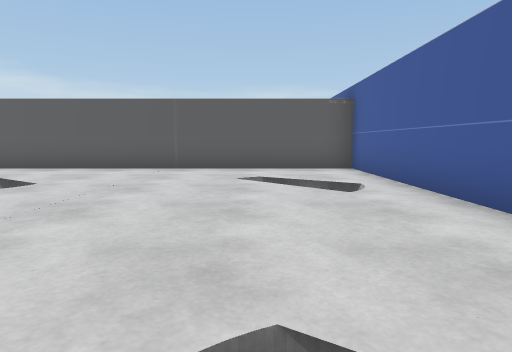
View 1 (above)

24 first-person views from a walk through a Unity game level. The camera is 0.72 m above the floor, tilts 6° down and sees 75° across. The floor is counted in squares, 1 m on a side. Each view is taken from the middle of a square. On the plan, view 1 faces up. The plan holds only what a view shows up to about 10 squares ahead; the rest is blank. The place goes on beyond the plan. The player character is not drawn. Some surface patterns are stand-ins.

View 2
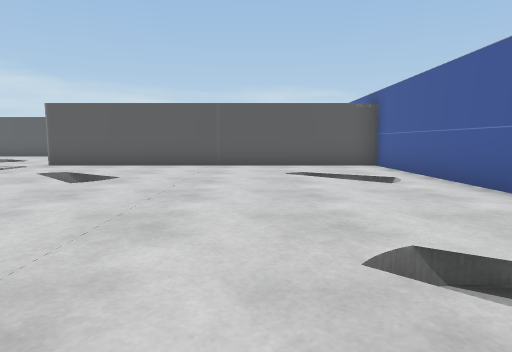

View 3
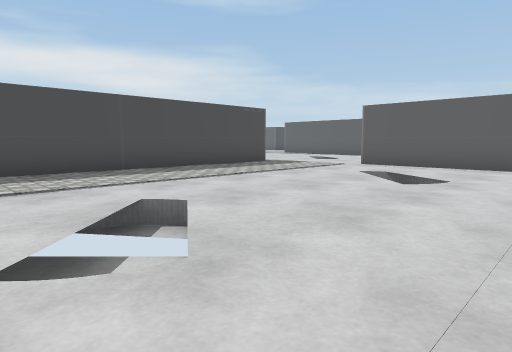

View 4
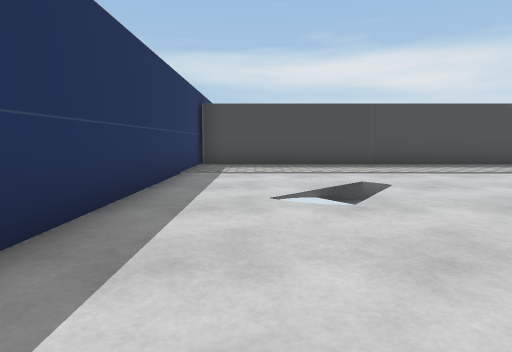

View 5
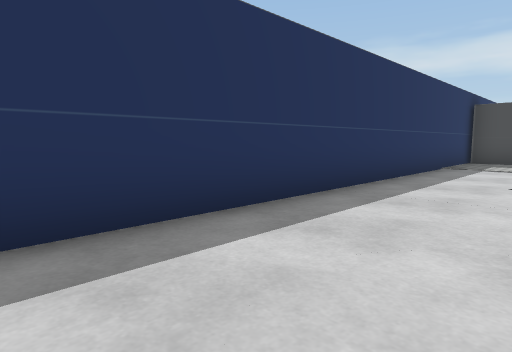

View 6
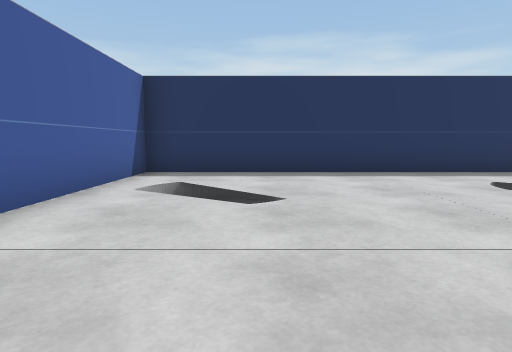

View 7
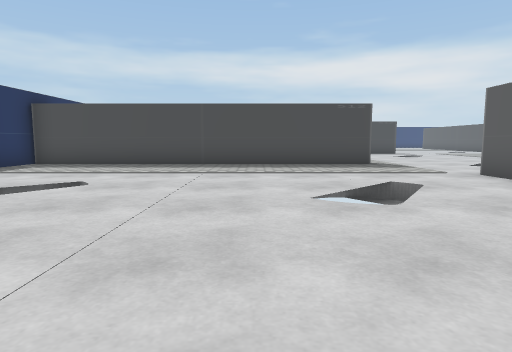

View 8
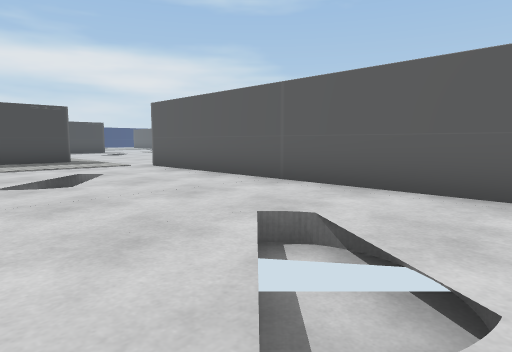

View 9
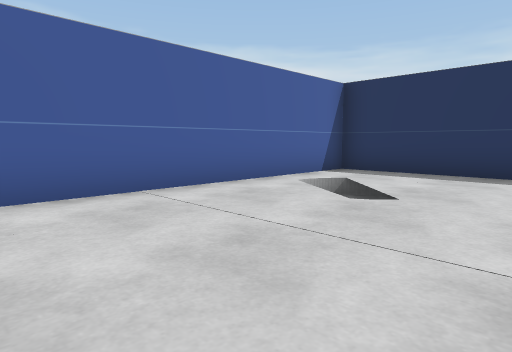

View 10
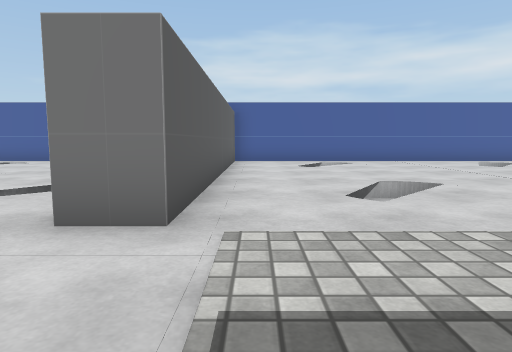

View 11
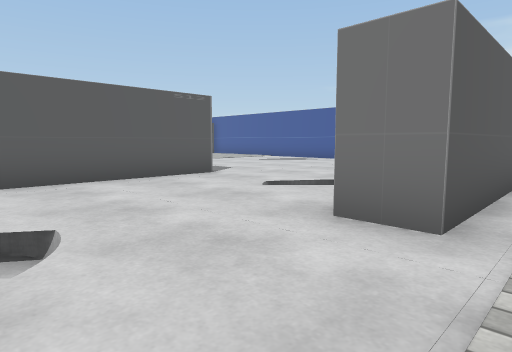

View 12
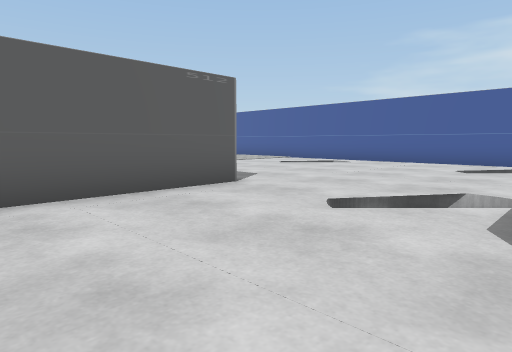

View 13
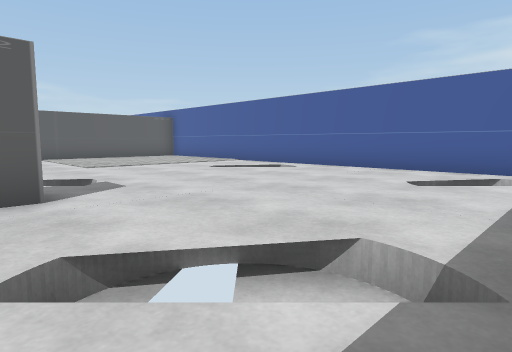

View 14
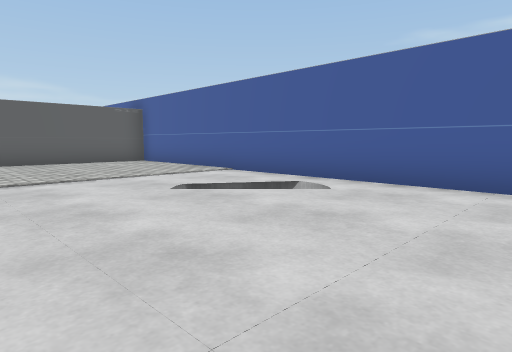

View 15
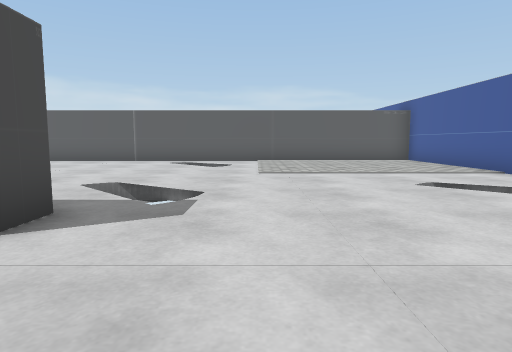

View 16
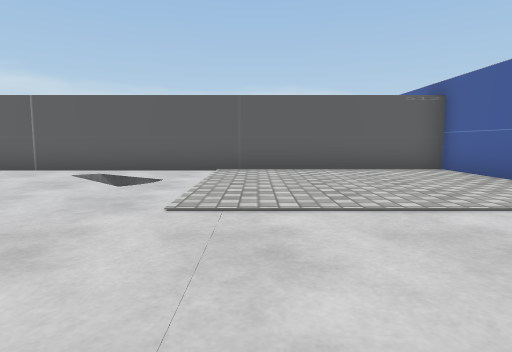

View 17
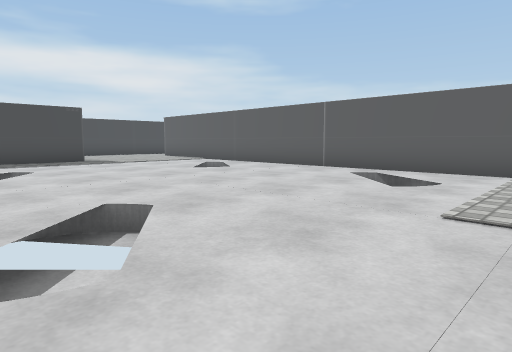

View 18
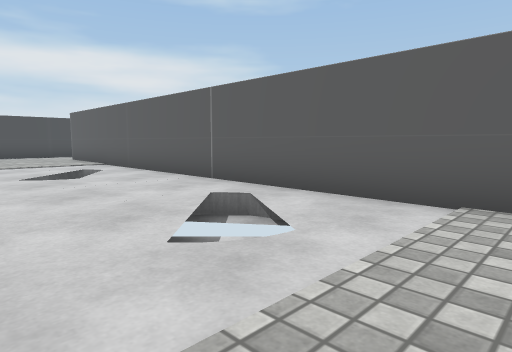

View 19
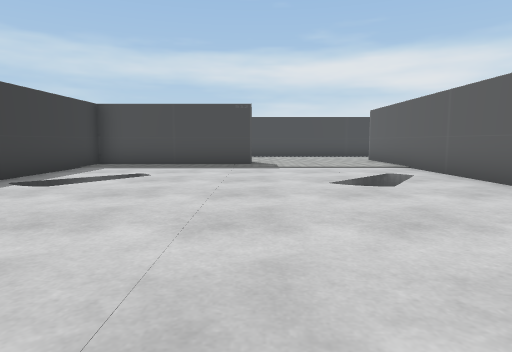

View 20
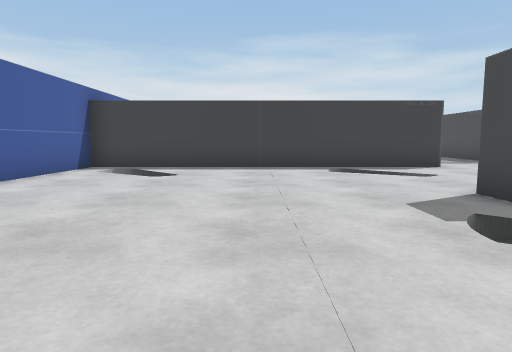

View 21
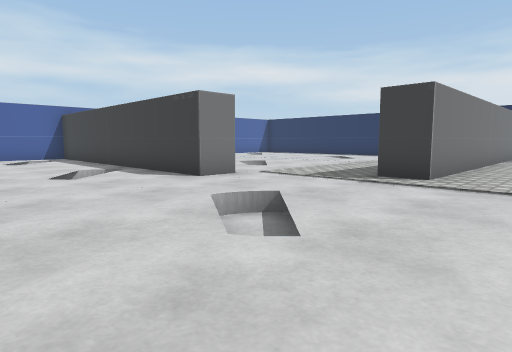

View 22
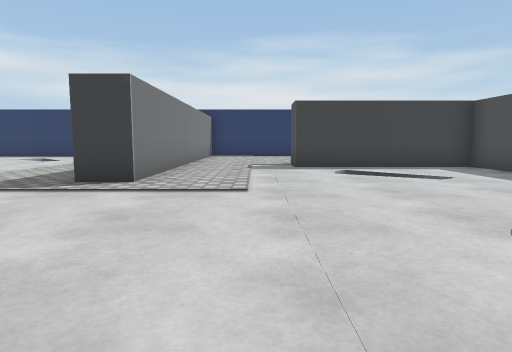

View 23
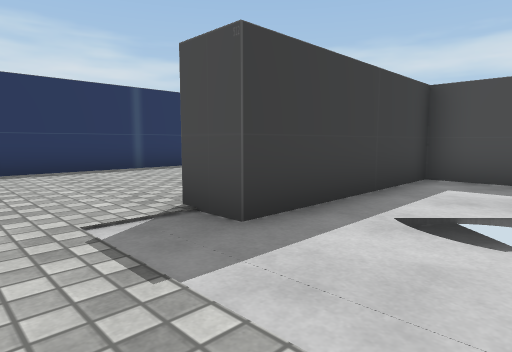

View 24
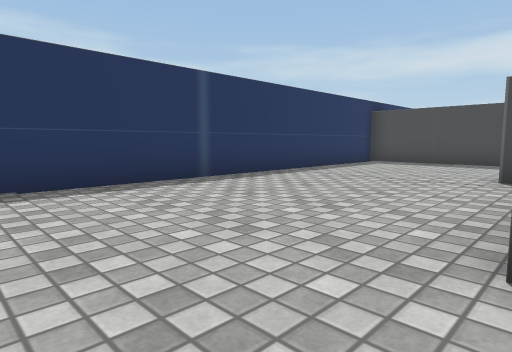

### Floor plan
Key: @ floor where view 1 was taken; # wall or solid block; . main floor; : floor 0.05 m higher than the main floor; = window, fence, low wall or low ledge; v drop or lower ground.
Columns run from 24 left of view 1 to 3 right of it. Each row starts with its distance up from view 1.
 24           ##################
 23           ::.v.....v..:::::#
 22           ::..v....vv.:::::#
 21           ::..........:::::#
 20           ::..........:::::#
 19           #:...............#
 18           #:...............#
 17           #:. v....v.... v.#
 16           #:..v.  ..v....v.#
 15           #########........#
 14            :...............#
 13            ................#
 12           ...v..... ....v..#
 11          v....v....vv....v.#
 10         ...................#
  9         .........###########
  8        .....:::::..........#
  7       ......:##::..........#
  6       .=v...:##::..v....vv.#
  5      #...v..:##::...v....v.#
  4      #......:##::..........#
  3      #####:::##::..........#
  2      #:::::::##::..........#
  1 #:::::::::::: #::.. ....v..#
  0 #:::::::::::: #::..vv...@v.#
 -1   ::::::::::: #::..........#
 -2    :::::::::  #::..........#
 -3    #########  ##############

Positions as (right, up) in squares from view 1, and headings:
1: (0, 0), facing up
2: (-1, -1), facing up
3: (-2, -1), facing up-left
4: (0, -1), facing left
5: (2, 0), facing down-left
6: (0, 5), facing down
7: (0, 4), facing left
8: (2, 4), facing up-left
9: (-2, 5), facing down-right
10: (-10, 8), facing right
11: (-10, 8), facing up-right
12: (-9, 10), facing up-right
13: (-6, 10), facing up-right
14: (-3, 13), facing up-right
15: (-3, 12), facing up
16: (-2, 16), facing up
17: (-2, 16), facing up-left
18: (-2, 20), facing up-left
19: (-4, 20), facing left
20: (-2, 19), facing down
21: (-13, 14), facing down-right
22: (-13, 13), facing down
23: (-12, 6), facing down-left
24: (-12, 3), facing down-left
